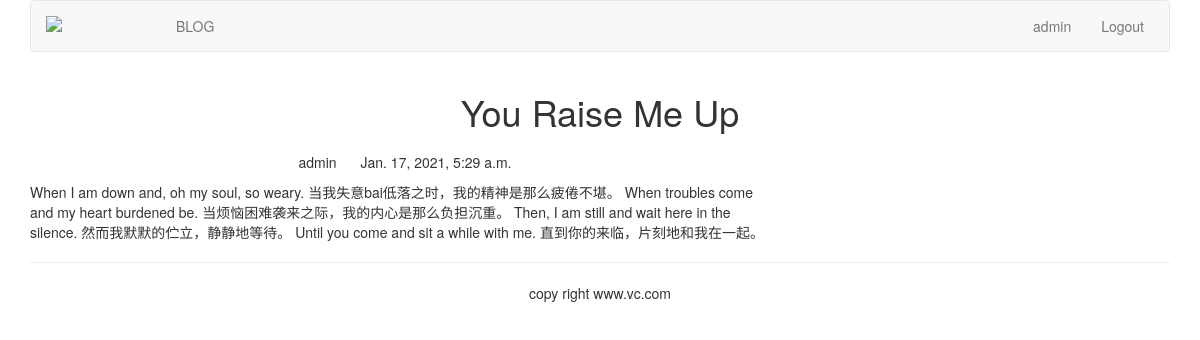
Page /blog/1/ (signed in) on the committed database.
### blog/models.py (models this page shows, shortened)
class BlogArticles(models.Model):
    title = models.CharField(max_length=300)
    author = models.ForeignKey(User, on_delete=models.CASCADE, related_name="blog_posts")
    body = models.TextField()
    publish = models.DateTimeField(default=timezone.now)
    class Meta:
        ordering = ("-publish",)

### blog/views.py (the view)
# urls.py: path('<int:article_id>/', views.blog_article, name='blog_article'),
def blog_article(request, article_id):
    article = get_object_or_404(BlogArticles, id=article_id)
    pub = article.publish
    return render(request, "blog/content.html", {
        "article": article,
        "publish": pub
    })

### templates/blog/content.html (shortened to what this page needs)
{% extends "base.html" %}
{% block content %}
<div class="row text-center vertical-middle-sm">
    <h1>{{ article.title }}<h1>
</div>
<div class="row">
    <div class="col-xs-12 col-md-8">
        <p class="text-center"><span>{{ article.author.username }}
        </span><span style="margin-left:20px">{{ publish }}</span>
        </p>
        <div> {{article.body}} </div>
    </div>
</div>
{% endblock %}

### templates/header.html
{% load staticfiles %}
<div class="container">
    <nav class="navbar navbar-default" role="navigation">
        <div class="navbar-header" role="navigation">
            <a class="navbar-brand" href="https://www.porsche.com/china/zh/models/">
                <img src="{% static '/images/logo.jpg' %}" width="100px">
            </a>
        </div>
        <div>
            <ul class="nav navbar-nav" role="navigation">
                <li><a href="{% url 'blog:blog_title' %}">BLOG</a>  </li>
            </ul>
            <ul class="nav navbar-nav navbar-right" style="margin-right: 10px">
                {% if user.is_authenticated %}
                    <li><a href="#">{{ user.username }}</a></li>
                    <li><a href="{% url 'account:user_logout' %}">Logout</a></li>
                {% else %}
                    <li><a href="{% url 'account:user_login'%}">LOGIN</a></li>
                {% endif %}
            </ul>
        </div>
    </nav>
</div>

### rows in the picture
BlogArticles: title "You Raise Me Up", author.username "admin", publish "Jan. 17, 2021, 5:29 a.m.", body "When I am down and, oh my soul, so weary. 当我失意bai低落之时，我的精神是那么疲倦不堪。 When troubles come and my heart burdened be. 当烦恼困难袭来之际，我的内心是那么负担沉重。 Then, I am still and wait here in the silence. 然而我默默的伫立，静静地等待。 Until you come and sit a while with me. 直到你的来临，片刻地和我在一起。"

### other values in the picture
{{ user.username }} "admin"
